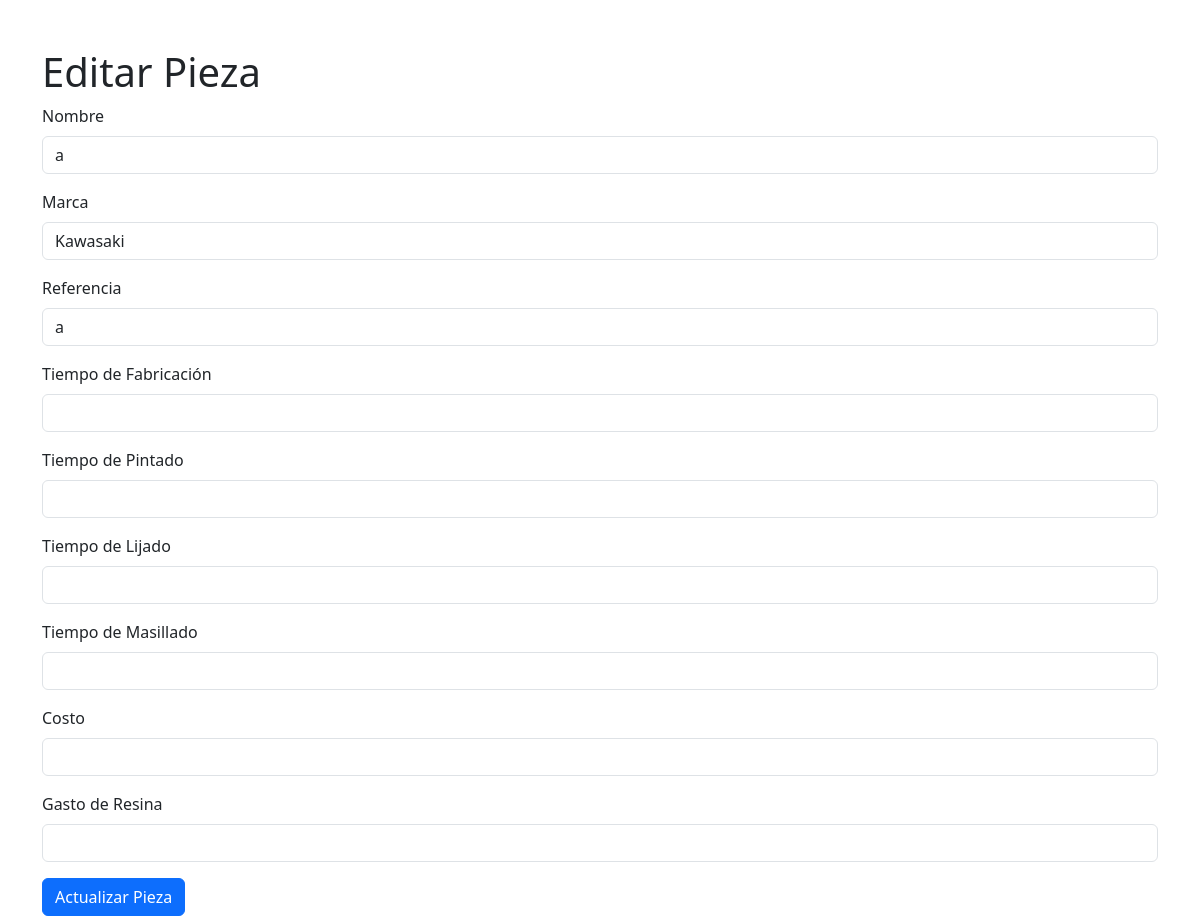
The page /piezas/1/editar on the database as committed earlier.
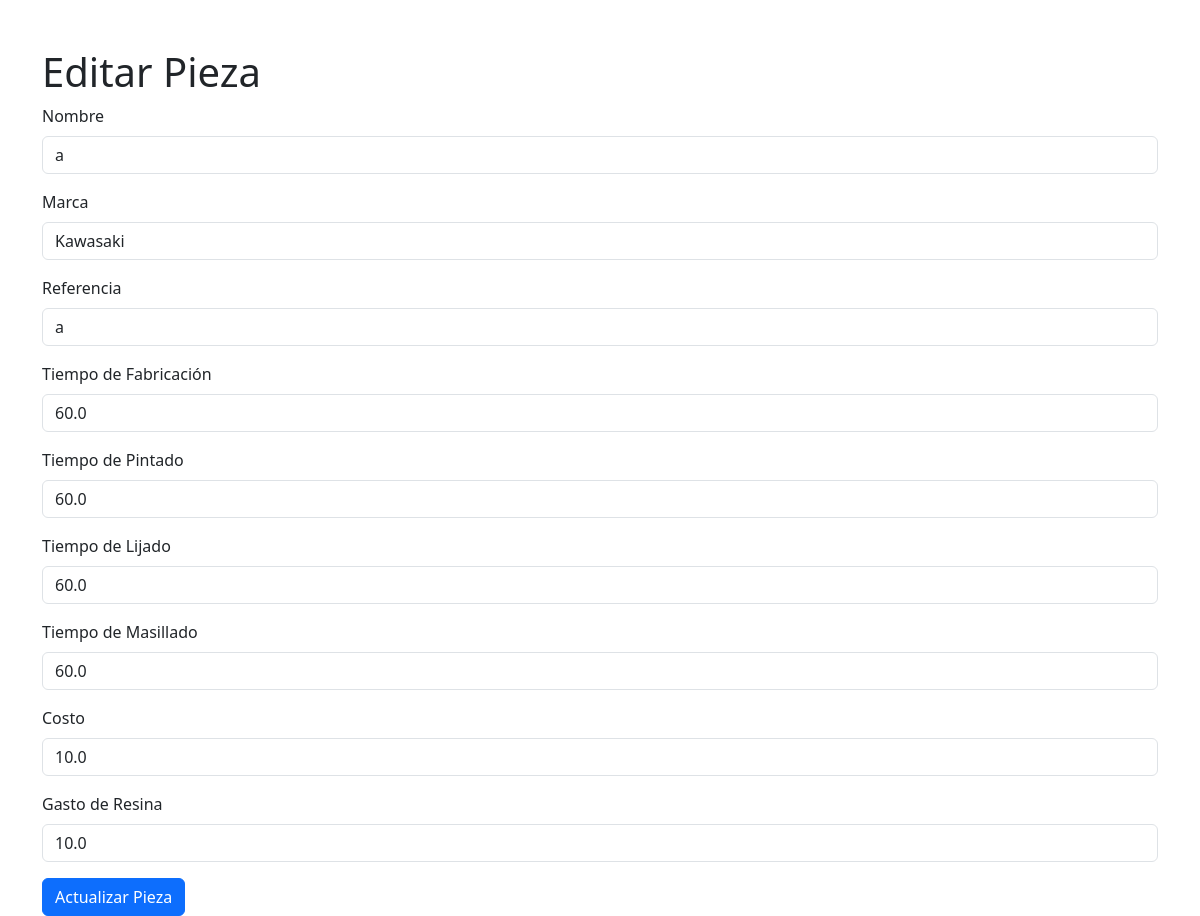
The same page on the database as committed later.
### backend/models.py (models this page shows)
class PiezaBasica(Base):
    __tablename__ = "piezas_basicas"
    id = Column(Integer, primary_key=True, index=True)
    nombre = Column(String, index=True)
    marca = Column(String, index=True)
    referencia = Column(String)
    cliente = Column(String)    # Valores permitidos: "MotoFibra", "S2Concept"
    categoria = Column(String)  # Valores permitidos: "guardabarros", "quillas", "depositos", "escopas", "frontal", "laterales", "colin"
    detalles = relationship("PiezaDetalles", back_populates="pieza", uselist=False)

class PiezaDetalles(Base):
    __tablename__ = "piezas_detalles"
    id = Column(Integer, primary_key=True, index=True)
    pieza_id = Column(Integer, ForeignKey("piezas_basicas.id"))
    tiempo_fabricacion = Column(Float)
    tiempo_pintado = Column(Float)
    tiempo_lijado = Column(Float)
    tiempo_masillado = Column(Float)
    costo = Column(Float)
    gasto_resina = Column(Float)
    pieza = relationship("PiezaBasica", back_populates="detalles")

### backend/routes/piezas.py (the view)
@router.get("/piezas/{pieza_id}/editar", response_class=HTMLResponse)
async def editar_pieza(pieza_id: int, request: Request, db: Session = Depends(get_db)):
    pieza = db.query(PiezaBasica).filter(PiezaBasica.id == pieza_id).first()
    if pieza is None:
        raise HTTPException(status_code=404, detail="Pieza no encontrada")
    detalles = db.query(PiezaDetalles).filter(PiezaDetalles.pieza_id == pieza_id).first()
    return templates.TemplateResponse(
        "editar_pieza.html",
        {
            "request": request,
            "pieza": pieza,
            "detalles": detalles  # Pasa los detalles de la pieza
        }
    )

### frontend/templates/editar_pieza.html (shortened to what this page needs)
<!DOCTYPE html>
<html lang="es">
<head>
  <link href="https://cdn.jsdelivr.net/npm/bootstrap@5.3.0/dist/css/bootstrap.min.css" rel="stylesheet">
</head>
<body>
  <div class="container mt-5">
    <h1>Editar Pieza</h1>
    <form method="post">
      <div class="mb-3">
        <label for="nombre" class="form-label">Nombre</label>
        <input type="text" class="form-control" id="nombre" name="nombre" value="{{ pieza.nombre }}" required>
      </div>
      <div class="mb-3">
        <label for="marca" class="form-label">Marca</label>
        <input type="text" class="form-control" id="marca" name="marca" value="{{ pieza.marca }}" required>
      </div>
      <div class="mb-3">
        <label for="referencia" class="form-label">Referencia</label>
        <input type="text" class="form-control" id="referencia" name="referencia" value="{{ pieza.referencia }}" required>
      </div>
      <div class="mb-3">
        <label for="tiempo_fabricacion" class="form-label">Tiempo de Fabricación</label>
        <input type="number" step="0.1" class="form-control" id="tiempo_fabricacion" name="tiempo_fabricacion" value="{{ detalles.tiempo_fabricacion if detalles else '' }}">
      </div>
      <div class="mb-3">
        <label for="tiempo_pintado" class="form-label">Tiempo de Pintado</label>
        <input type="number" step="0.1" class="form-control" id="tiempo_pintado" name="tiempo_pintado" value="{{ detalles.tiempo_pintado if detalles else '' }}">
      </div>
      <div class="mb-3">
        <label for="tiempo_lijado" class="form-label">Tiempo de Lijado</label>
        <input type="number" step="0.1" class="form-control" id="tiempo_lijado" name="tiempo_lijado" value="{{ detalles.tiempo_lijado if detalles else '' }}">
      </div>
      <div class="mb-3">
        <label for="tiempo_masillado" class="form-label">Tiempo de Masillado</label>
        <input type="number" step="0.1" class="form-control" id="tiempo_masillado" name="tiempo_masillado" value="{{ detalles.tiempo_masillado if detalles else '' }}">
      </div>
      <div class="mb-3">
        <label for="costo" class="form-label">Costo</label>
        <input type="number" step="0.01" class="form-control" id="costo" name="costo" value="{{ detalles.costo if detalles else '' }}">
      </div>
      <div class="mb-3">
        <label for="gasto_resina" class="form-label">Gasto de Resina</label>
        <input type="number" step="0.1" class="form-control" id="gasto_resina" name="gasto_resina" value="{{ detalles.gasto_resina if detalles else '' }}">
      </div>
      <button type="submit" class="btn btn-primary">Actualizar Pieza</button>
    </form>
  </div>
</body>
</html>

Rows that differ between the two databases and show on the page:
added PiezaDetalles: tiempo_fabricacion "60.0", tiempo_pintado "60.0", tiempo_lijado "60.0", tiempo_masillado "60.0", costo "10.0", gasto_resina "10.0"
